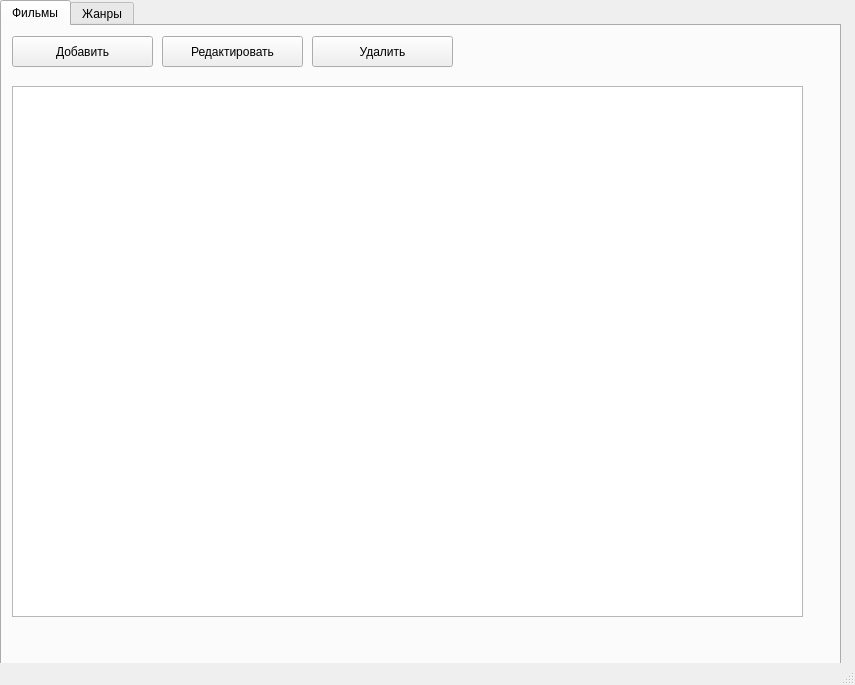
<?xml version="1.0" encoding="UTF-8"?>
<ui version="4.0">
 <class>MainWindow</class>
 <widget class="QMainWindow" name="MainWindow">
  <property name="geometry">
   <rect>
    <x>0</x>
    <y>0</y>
    <width>855</width>
    <height>685</height>
   </rect>
  </property>
  <property name="font">
   <font>
    <pointsize>9</pointsize>
   </font>
  </property>
  <property name="windowTitle">
   <string>MainWindow</string>
  </property>
  <widget class="QWidget" name="centralwidget">
   <widget class="QTabWidget" name="tabWidget">
    <property name="geometry">
     <rect>
      <x>0</x>
      <y>0</y>
      <width>841</width>
      <height>691</height>
     </rect>
    </property>
    <property name="currentIndex">
     <number>0</number>
    </property>
    <widget class="QWidget" name="tab">
     <attribute name="title">
      <string>Фильмы</string>
     </attribute>
     <widget class="QPushButton" name="pushButton_3">
      <property name="geometry">
       <rect>
        <x>310</x>
        <y>10</y>
        <width>141</width>
        <height>31</height>
       </rect>
      </property>
      <property name="text">
       <string>Удалить</string>
      </property>
     </widget>
     <widget class="QPushButton" name="pushButton_2">
      <property name="geometry">
       <rect>
        <x>160</x>
        <y>10</y>
        <width>141</width>
        <height>31</height>
       </rect>
      </property>
      <property name="text">
       <string>Редактировать</string>
      </property>
     </widget>
     <widget class="QPushButton" name="pushButton">
      <property name="geometry">
       <rect>
        <x>10</x>
        <y>10</y>
        <width>141</width>
        <height>31</height>
       </rect>
      </property>
      <property name="font">
       <font>
        <pointsize>9</pointsize>
       </font>
      </property>
      <property name="text">
       <string>Добавить</string>
      </property>
     </widget>
     <widget class="QTableWidget" name="tableWidget">
      <property name="geometry">
       <rect>
        <x>10</x>
        <y>60</y>
        <width>791</width>
        <height>531</height>
       </rect>
      </property>
     </widget>
    </widget>
    <widget class="QWidget" name="tab_2">
     <attribute name="title">
      <string>Жанры</string>
     </attribute>
     <widget class="QPushButton" name="pushButton_4">
      <property name="geometry">
       <rect>
        <x>340</x>
        <y>10</y>
        <width>161</width>
        <height>31</height>
       </rect>
      </property>
      <property name="text">
       <string>Удалить жанр</string>
      </property>
     </widget>
     <widget class="QPushButton" name="pushButton_5">
      <property name="geometry">
       <rect>
        <x>170</x>
        <y>10</y>
        <width>161</width>
        <height>31</height>
       </rect>
      </property>
      <property name="text">
       <string>Редактировать жанр</string>
      </property>
     </widget>
     <widget class="QPushButton" name="pushButton_6">
      <property name="geometry">
       <rect>
        <x>10</x>
        <y>10</y>
        <width>151</width>
        <height>31</height>
       </rect>
      </property>
      <property name="font">
       <font>
        <pointsize>9</pointsize>
       </font>
      </property>
      <property name="text">
       <string>Добавить жанр</string>
      </property>
     </widget>
     <widget class="QTableWidget" name="tableWidget_2">
      <property name="geometry">
       <rect>
        <x>10</x>
        <y>60</y>
        <width>791</width>
        <height>531</height>
       </rect>
      </property>
     </widget>
    </widget>
   </widget>
  </widget>
  <widget class="QMenuBar" name="menubar">
   <property name="geometry">
    <rect>
     <x>0</x>
     <y>0</y>
     <width>855</width>
     <height>26</height>
    </rect>
   </property>
  </widget>
  <widget class="QStatusBar" name="statusbar"/>
 </widget>
 <resources/>
 <connections/>
</ui>
